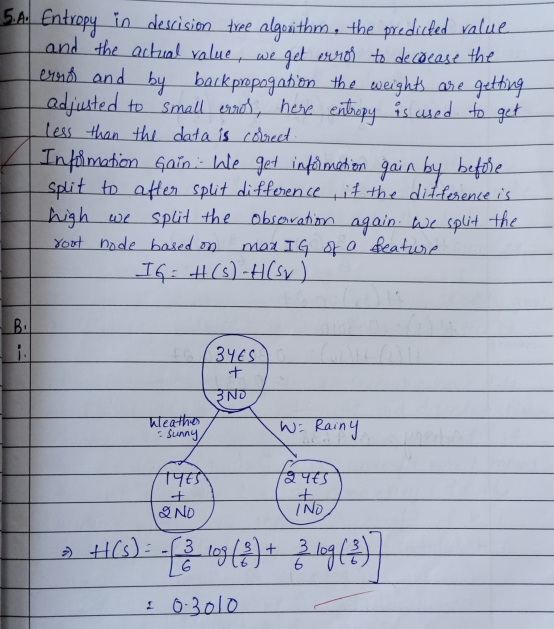
#> input picture ML_dataset/A/page_1.jpg, 1107 x 1257 px (shown at 1/2 size); its folder holds 3 pictures in this run
$ python train_test_split.py
#> lines starting #> are read from the running program, lines starting #| are printed output that depends on the picture; after the words box and inside, x2 and y2 are one past the last pixel; in counts of white or black regions, pixels touching at a corner belong together
"""
info:
image 1-4 is for train
image 5 is for test
all 5 images are split in 20 parts

everything is saved in "ML_dataset_patches" folder with "train" and "test" subfolders

the split is done by page, not by patch
this prevents patches from the same handwritten page appearing in both the training and testing datasets

to run: python train_test_split.py
"""

import os
import random
import re

import cv2
import numpy as np


PROJECT_ROOT = os.path.dirname(os.path.abspath(__file__))
RAW_DATASET_DIR = os.path.join(PROJECT_ROOT, "ML_dataset")
PATCH_DATASET_DIR = os.path.join(PROJECT_ROOT, "ML_dataset_patches")
TRAIN_DIR = os.path.join(PATCH_DATASET_DIR, "train")
TEST_DIR = os.path.join(PATCH_DATASET_DIR, "test")

IMAGE_EXTENSIONS = (".jpg", ".jpeg", ".png")
TEST_PAGE_INDEX = 4       # page_5, because the list starts at index 0
PATCH_SIZE = 227
PATCHES_PER_PAGE = 20
MIN_INK_RATIO = 0.02
GRAYSCALE = False


def natural_sort_key(filename):
	# Sort page_2 before page_10 instead of alphabetically
	numbers = re.findall(r"\d+", filename)
	return int(numbers[0]) if numbers else filename


def list_writer_pages(writer_dir):
	# Return the writer's image pages in page-number order
	files = [
		filename
		for filename in os.listdir(writer_dir)
		if filename.lower().endswith(IMAGE_EXTENSIONS)
	]
	files.sort(key=natural_sort_key)
	return [os.path.join(writer_dir, filename) for filename in files]


def has_enough_ink(patch_gray, min_ratio=MIN_INK_RATIO):
	# Check whether a candidate patch contains enough handwritten ink
	_, threshold = cv2.threshold(
		patch_gray,
		0,
		255,
		cv2.THRESH_BINARY_INV + cv2.THRESH_OTSU,
	)
	ink_ratio = np.count_nonzero(threshold) / threshold.size
	return ink_ratio >= min_ratio


def extract_patches_from_page(
	image_path,
	num_patches=PATCHES_PER_PAGE,
	patch_size=PATCH_SIZE,
):
	# Extract exactly num_patches random crops from one page.
#> called with image_path = 'ML_dataset/A/page_1.jpg', num_patches = 20, patch_size = 227
	image = cv2.imread(image_path)
#> image is the input picture: shape (1257, 1107, 3); mean B, G, R 189.4, 174.4, 168.1
	if image is None:
		print(f"  [WARN] could not read {image_path}, skipping")
		return []

	height, width = image.shape[:2]
#> height = 1257; width = 1107
	if height < patch_size or width < patch_size:
		image = cv2.resize(image, (max(width, patch_size), max(height, patch_size)))
		height, width = image.shape[:2]

	gray_image = cv2.cvtColor(image, cv2.COLOR_BGR2GRAY)
	patches = []
	attempts = 0
	max_attempts = num_patches * 10

	# Prefer crops that contain handwriting.
	while len(patches) < num_patches and attempts < max_attempts:
		attempts += 1
		x = random.randint(0, width - patch_size)
		y = random.randint(0, height - patch_size)
		candidate_gray = gray_image[y:y + patch_size, x:x + patch_size]

		if not has_enough_ink(candidate_gray):
			continue

		patch = image[y:y + patch_size, x:x + patch_size]
		if GRAYSCALE:
			patch = cv2.cvtColor(patch, cv2.COLOR_BGR2GRAY)
		patches.append(patch)
#> this loop made 20 passes
#> ink_ratio in has_enough_ink on passes 1 to 12: 0.108, 0.313, 0.0702, 0.126, 0.111, 0.071, 0.161, 0.0624, 0.119, 0.0817, 0.0436, 0.101
#> pass 1, in has_enough_ink, `_, threshold = cv2.threshold( patch_gray, 0, 255, cv2.THRESH_BINARY_IN..`:
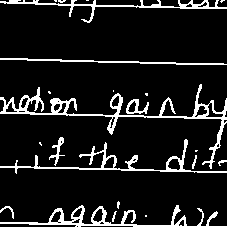
#> threshold: shape (227, 227); 10.8% white in thin lines or dots
#> after the loop, attempts = 20; patches = 20 items

	# If the page is sparse, fill the remaining slots with random crops.
	while len(patches) < num_patches:
		x = random.randint(0, width - patch_size)
		y = random.randint(0, height - patch_size)
		patch = image[y:y + patch_size, x:x + patch_size]
		if GRAYSCALE:
			patch = cv2.cvtColor(patch, cv2.COLOR_BGR2GRAY)
		patches.append(patch)
#> this loop made 0 passes

	return patches


def save_page_patches(page_path, output_dir):
	# Extract and save one page's 20 patches.
	page_name = os.path.splitext(os.path.basename(page_path))[0]
	patches = extract_patches_from_page(page_path)
#> patches = 20 items

	for patch_index, patch in enumerate(patches):
		output_path = os.path.join(
			output_dir,
			f"{page_name}_p{patch_index:02d}.jpg",
		)
		cv2.imwrite(output_path, patch)
#> this loop made 20 passes

	return len(patches)


def build_patch_dataset():
	# Split pages and create 20 patches per page for every writer.
	random.seed(42)

	if not os.path.isdir(RAW_DATASET_DIR):
		raise FileNotFoundError(f"Dataset folder not found: {RAW_DATASET_DIR}")

	writers = sorted(
		writer
		for writer in os.listdir(RAW_DATASET_DIR)
		if os.path.isdir(os.path.join(RAW_DATASET_DIR, writer))
	)
	print(f"Found {len(writers)} writer folders: {writers}")

	os.makedirs(TRAIN_DIR, exist_ok=True)
	os.makedirs(TEST_DIR, exist_ok=True)

	for writer in writers:
		writer_dir = os.path.join(RAW_DATASET_DIR, writer)
		pages = list_writer_pages(writer_dir)

		if len(pages) < 2:
			print(f"  [WARN] {writer} has fewer than 2 pages, skipping")
			continue

		test_index = min(TEST_PAGE_INDEX, len(pages) - 1)
		train_pages = [page for index, page in enumerate(pages) if index != test_index]
		test_pages = [pages[test_index]]

		train_output = os.path.join(TRAIN_DIR, writer)
		test_output = os.path.join(TEST_DIR, writer)
		os.makedirs(train_output, exist_ok=True)
		os.makedirs(test_output, exist_ok=True)

		train_patch_count = sum(
			save_page_patches(page, train_output) for page in train_pages
		)
#> call 2 of extract_patches_from_page, with image_path = 'ML_dataset/A/page_3.jpg', num_patches = 20, patch_size = 227
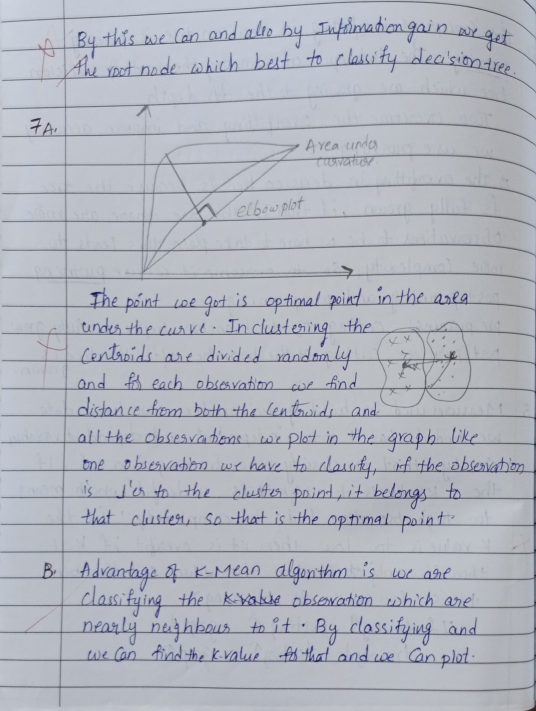
#> input picture ML_dataset/A/page_3.jpg, 1072 x 1422 px (shown at 1/2 size)
#> in extract_patches_from_page, image is the input picture: shape (1422, 1072, 3); mean B, G, R 189.8, 180.3, 176.5
#> the loop in extract_patches_from_page (call 2), `while len(patches) < num_patches and attempts < max_attempts:` made 20 passes
#> ink_ratio in has_enough_ink on passes 1 to 12: 0.0954, 0.123, 0.115, 0.0679, 0.0983, 0.0866, 0.0775, 0.116, 0.114, 0.0769, 0.0467, 0.0823
#> pass 1, in has_enough_ink (call 21), `_, threshold = cv2.threshold( patch_gray, 0, 255, cv2.THRESH_BINARY_IN..`:
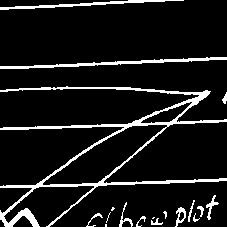
#> threshold: shape (227, 227); 9.5% white; 18 white regions (5 under 20 px), largest, box (x1, y1, x2, y2) and area: (0, 86, 227, 227) 3193, (0, 57, 227, 69) 684, (0, 0, 184, 10) 462
#> after the loop in extract_patches_from_page (call 2), `while len(patches) < num_patches and attempts < max_attempts:`: attempts = 20
#> the loop in save_page_patches (call 2), `for patch_index, patch in enumerate(patches):` made 20 passes
#> train_patch_count = 40
		test_patch_count = sum(
			save_page_patches(page, test_output) for page in test_pages
		)
#> call 3 of extract_patches_from_page, with image_path = 'ML_dataset/A/page_4.jpg', num_patches = 20, patch_size = 227
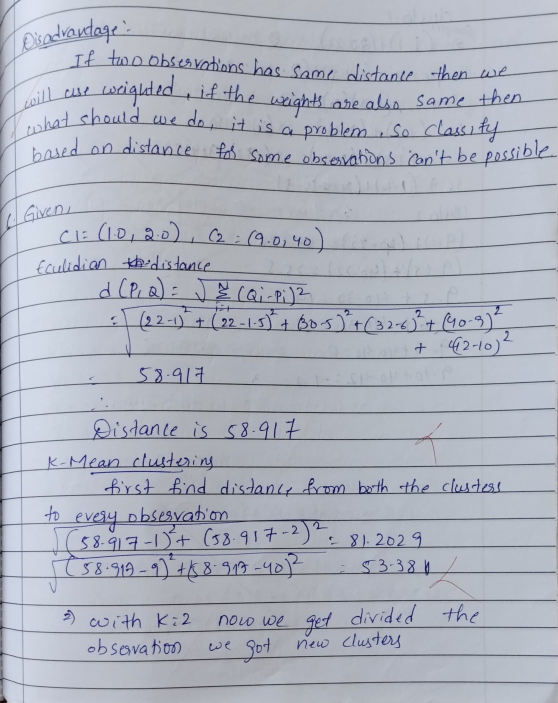
#> input picture ML_dataset/A/page_4.jpg, 1115 x 1405 px (shown at 1/2 size)
#> in extract_patches_from_page, image is the input picture: shape (1405, 1115, 3); mean B, G, R 190.2, 178.5, 173.9
#> the loop in extract_patches_from_page (call 3), `while len(patches) < num_patches and attempts < max_attempts:` made 20 passes
#> ink_ratio in has_enough_ink on passes 1 to 12: 0.112, 0.0455, 0.0762, 0.138, 0.1, 0.0793, 0.0727, 0.11, 0.107, 0.061, 0.0998, 0.0887
#> pass 1, in has_enough_ink (call 41), `_, threshold = cv2.threshold( patch_gray, 0, 255, cv2.THRESH_BINARY_IN..`:
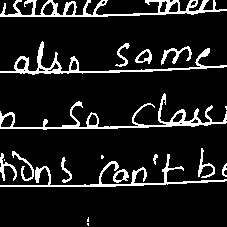
#> threshold: shape (227, 227); 11.2% white; 19 white regions (5 under 20 px), largest, box (x1, y1, x2, y2) and area: (0, 0, 227, 17) 1319, (0, 93, 227, 130) 1299, (0, 41, 227, 75) 1046
#> pass 1, in extract_patches_from_page (call 3), `patch = image[y:y + patch_size, x:x + patch_size]`:
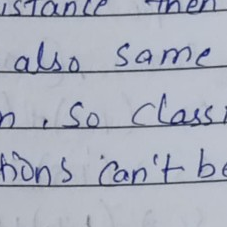
#> patch: shape (227, 227, 3); mean B, G, R 188.6, 175.1, 170.5
#> pass 2, in extract_patches_from_page (call 3), `candidate_gray = gray_image[y:y + patch_size, x:x + patch_size]`:
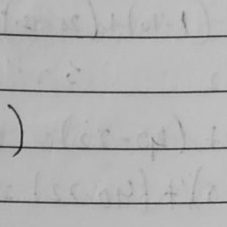
#> candidate_gray: shape (227, 227); min 13, max 193, mean 177.9
#> after the loop in extract_patches_from_page (call 3), `while len(patches) < num_patches and attempts < max_attempts:`: attempts = 20
#> test_patch_count = 20

		print(
			f"  {writer}: {len(train_pages)} train pages, "
			f"{len(test_pages)} test page -> "
			f"{train_patch_count} train patches, "
			f"{test_patch_count} test patches"
		)
#|   A: 2 train pages, 1 test page -> 40 train patches, 20 test patches

	print("\nDone. Shared patch dataset at:", PATCH_DATASET_DIR)


if __name__ == "__main__":
	build_patch_dataset()
